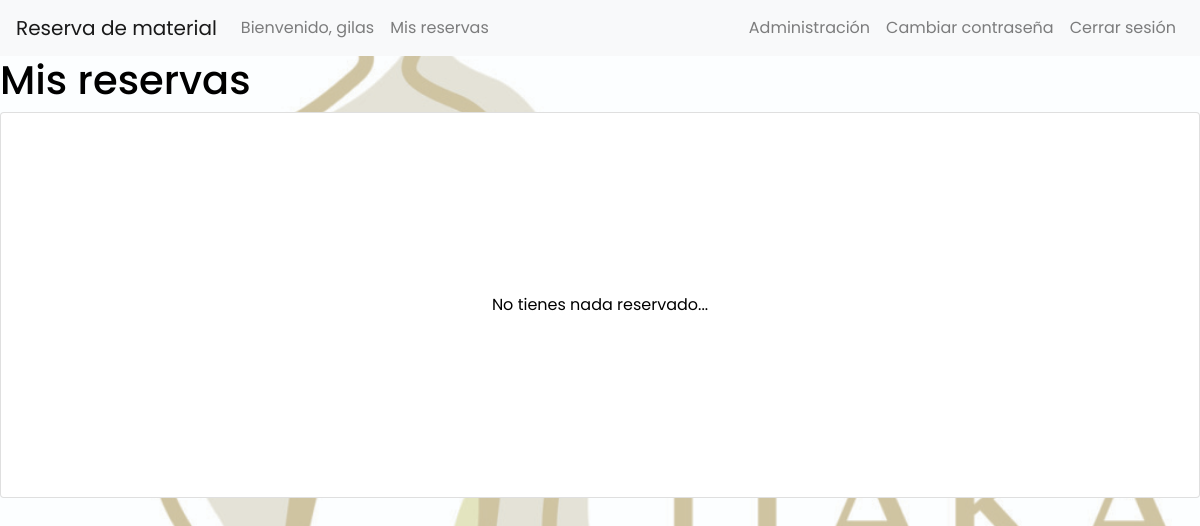
Page /mis_reservas/ (signed in) on the earlier database version.
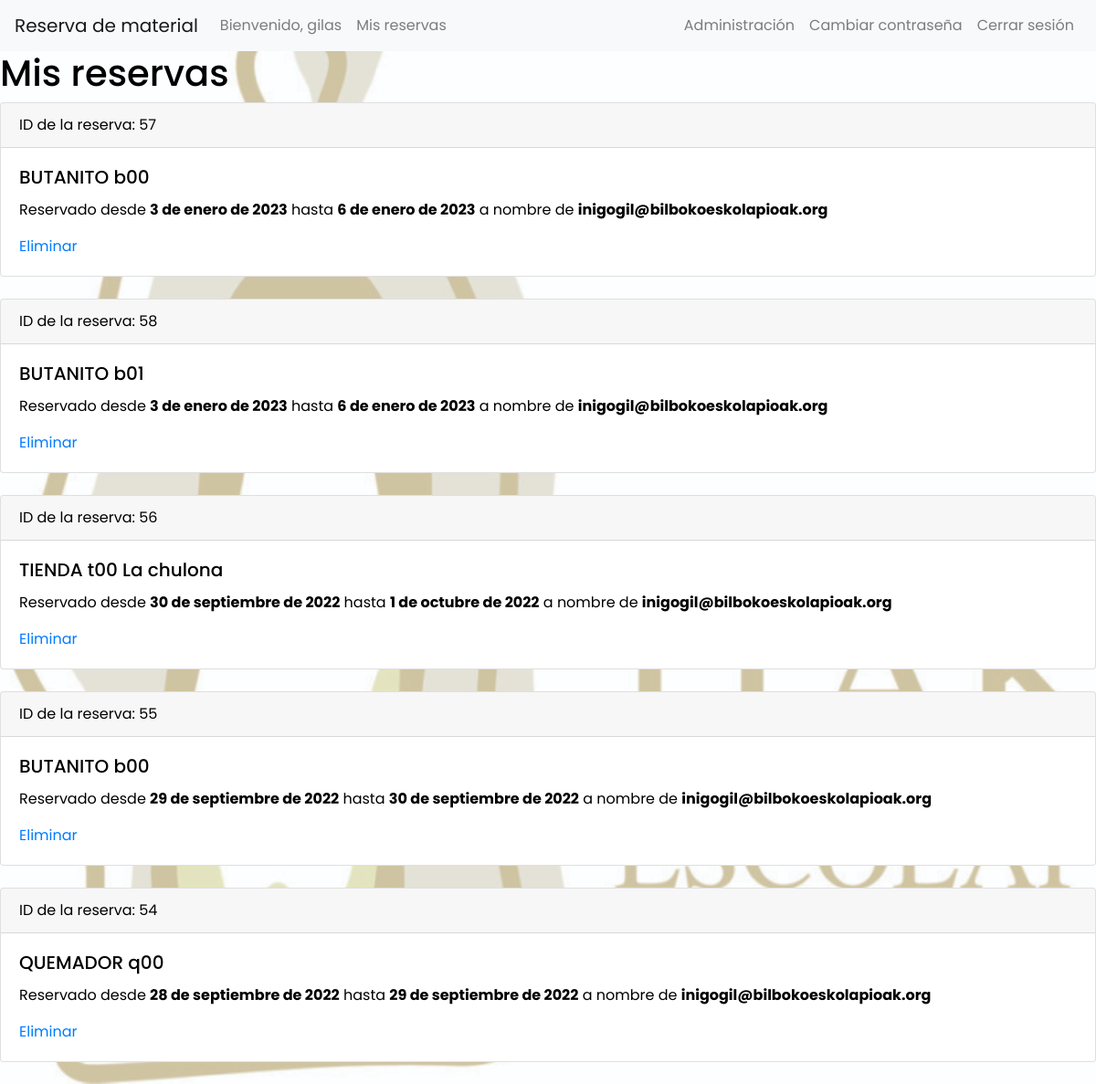
Same page on the later database version.
### reservas/models.py (models this page shows)
class Reserva(models.Model):
    id = models.AutoField(primary_key=True)
    nombre = models.CharField(max_length=10)
    apellido = models.CharField(max_length=20)
    email = models.CharField(max_length=100, validators=[validate_email])
    telefono = models.CharField(max_length=9, validators=[MinLengthValidator(9)])
    fecha_inicio = models.DateField()
    fecha_fin = models.DateField()
    content_type = models.ForeignKey(ContentType, on_delete=models.CASCADE)
    object_id = models.CharField(max_length=3, validators=[MinLengthValidator(3)])
    content_object = GenericForeignKey('content_type', 'object_id')
    class Meta:
        abstract = True

class FuturasReservas(Reserva):
    pass

class Objeto(models.Model):
    id_obj = models.CharField(max_length=3, validators=[MinLengthValidator(3)], primary_key=True)
    descripcion = models.CharField(max_length=200)
    class Meta:
        abstract = True

class Tienda(Objeto):
    nombre = models.CharField(max_length=20)

### reservas/views.py (the view)
# urls.py: path('mis_reservas/', views.mis_reservas),
def mis_reservas(request):
    return render(request, 'mis_reservas.html',
                  context={"reservasFuturas": FuturasReservas.objects.filter(email=request.user.email).order_by(
                      'fecha_inicio'),
                      "reservasAntiguas": HistoricoReservas.objects.filter(email=request.user.email).order_by(
                          'fecha_inicio'),
                      "tiendas": Tienda.objects.all()})

### templates/mis_reservas.html (shortened to what this page needs)
{% extends "main/header.html" %}
{% block content %}
{% load static %}
<link rel="stylesheet" href="{% static 'reservas/css/catalogo.css' %}">
    <h1>Mis reservas</h1>
    {% for reserva in reservasFuturas.reverse %}
    <div class="card">
      <div class="card-header">
        ID de la reserva: {{ reserva.id }}
      </div>
      <div class="card-body">
        <h5 class="card-title">{{ reserva.content_type.app_labeled_name | slice:'10:' | upper}} {{ reserva.object_id }}
            {% for tienda in tiendas %}
                {% if tienda.id_obj == reserva.object_id %}
                    {{ tienda.nombre }}
                {% endif %}
            {% endfor %}</h5>
          <p class="card-text">Reservado desde <strong>{{ reserva.fecha_inicio }}</strong> hasta <strong>{{ reserva.fecha_fin }}</strong> a nombre de <strong>{{ reserva.email }}</strong></p>
          <a href="{% url 'eliminar_reserva' p_id=reserva.id %}">Eliminar</a>
      </div>
    </div>
        <br>
    {% endfor %}
    {% if not reservasAntiguas and not reservasFuturas %}
        <div style="text-align: center; padding: 15%" class="card">No tienes nada reservado...</div>
    {% endif %}
{% endblock %}

Differences in the rows shown:
added FuturasReservas: id "57", content_type.app_labeled_name "BUTANITO", object_id "b00", fecha_inicio "3 de enero de 2023", fecha_fin "6 de enero de 2023", email "inigogil@bilbokoeskolapioak.org"
added FuturasReservas: id "58", content_type.app_labeled_name "BUTANITO", object_id "b01", fecha_inicio "3 de enero de 2023", fecha_fin "6 de enero de 2023", email "inigogil@bilbokoeskolapioak.org"
added FuturasReservas: id "56", content_type.app_labeled_name "TIENDA", object_id "t00", fecha_inicio "30 de septiembre de 2022", fecha_fin "1 de octubre de 2022", email "inigogil@bilbokoeskolapioak.org"
now on this page (row unchanged): Tienda: nombre "La chulona"
added FuturasReservas: id "55", content_type.app_labeled_name "BUTANITO", object_id "b00", fecha_inicio "29 de septiembre de 2022", fecha_fin "30 de septiembre de 2022", email "inigogil@bilbokoeskolapioak.org"
added FuturasReservas: id "54", content_type.app_labeled_name "QUEMADOR", object_id "q00", fecha_inicio "28 de septiembre de 2022", fecha_fin "29 de septiembre de 2022", email "inigogil@bilbokoeskolapioak.org"
Other differences:
text no longer shown: "No tienes nada reservado..."
